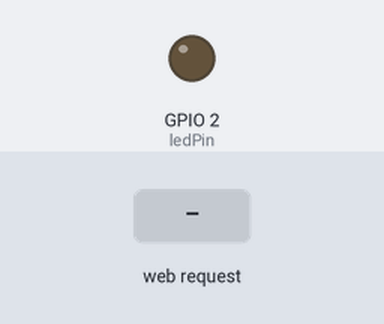
Bench run of a sketch on a simulated ESP32. Shown: output pins drawn as LEDs (lit = HIGH). The inputs (shaded band) are chosen by the test bench. WiFi joins after 1.5 s; servers stay silent unless stated; what the sketch prints to the serial monitor is not drawn.

Above: at 3.2 s.
3.3 s: HTTP request GET /holdled/start received
At 3.8 s:
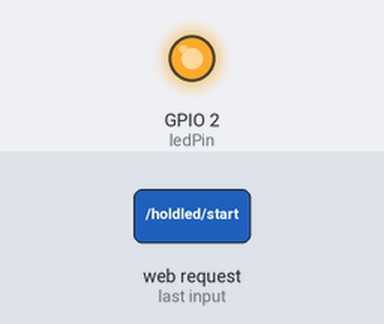
4.8 s: HTTP request GET /holdled/stop received
At 6.1 s:
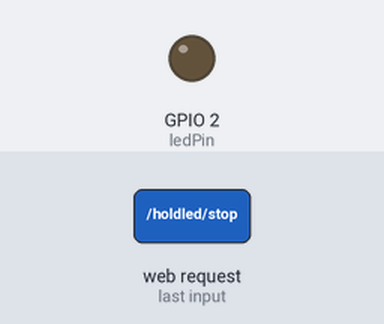
Timing chart, 0 to 7.8 s (numbered marks = the images above; inputs shaded):
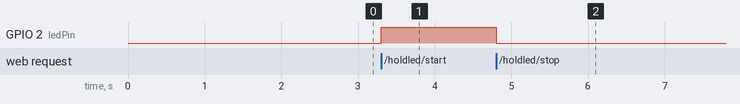

Measured:
- after the input at 3.3 s, GPIO 2 (ledPin): LOW → HIGH at once
- after the input at 4.8 s, GPIO 2 (ledPin): HIGH → LOW at once

The sketch:

sketch_jul30a.ino
```cpp
#include <esp_now.h>
#include <WiFi.h>
#include "ESPAsyncWebServer.h"
#include <Arduino_JSON.h>

// Replace with your network credentials (STATION)
const char* ssid = "iPhone (8)";
const char* password = "1678namning";

// Structure example to receive data
// Must match the sender structure
typedef struct struct_message {
  int id;
  float temp;
  float hum;
  unsigned int readingId;
} struct_message;

struct_message incomingReadings;

JSONVar board;

AsyncWebServer server(80);
AsyncEventSource events("/events");

const int ledPin = 2; // Built-in LED pin
const int buttonPin = 4; // GPIO 4 used as the button input
bool ledState = false; // LED state (OFF by default)

// Variables to implement hold button functionality
bool buttonState = false;
bool ledHoldState = false;
unsigned long buttonPressStartTime = 0;
const unsigned long HOLD_DURATION_MS = 1000;

// callback function that will be executed when data is received
void OnDataRecv(const uint8_t * mac_addr, const uint8_t *incomingData, int len) {
  // ... (existing callback code)
}

const char index_html[] PROGMEM = R"rawliteral(
<!DOCTYPE HTML><html>
<head>
  <title>ESP-NOW DASHBOARD</title>
  <meta name="viewport" content="width=device-width, initial-scale=1">
  <link rel="stylesheet" href="https://use.fontawesome.com/releases/v5.7.2/css/all.css" integrity="sha384-fnmOCqbTlWIlj8LyTjo7mOUStjsKC4pOpQbqyi7RrhN7udi9RwhKkMHpvLbHG9Sr" crossorigin="anonymous">
  <link rel="icon" href="data:,">
  <style>
    /* ... (existing CSS styles) ... */
  </style>
</head>
<body>
  <div class="topnav">
    <h3>ESP-NOW DASHBOARD</h3>
  </div>
  <div class="content">
    <div class="cards">
      <!-- New card for the LED control -->
      <div class="card">
        <h4><i class="fas fa-lightbulb sensor-icon"></i> LED Control</h4>
        <p class="led-status">LED Status: <span id="ledStatus">OFF</span></p>
        <button class="led-btn" onmousedown="startHoldLED()" onmouseup="stopHoldLED()" onmouseleave="stopHoldLED()">Hold to Turn On</button>
      </div>
    </div>
  </div>
  <script>
    // Function to update LED status when an event is received
    function updateLEDStatus(status) {
      document.getElementById("ledStatus").innerHTML = status;
    }

    // Function to handle LED state change event
    function handleLEDState(state) {
      updateLEDStatus(state);
    }

    // Function to start holding the button (turning on the LED)
    function startHoldLED() {
      fetch('/holdled/start')
        .then(response => response.text())
        .then(data => {
          console.log(data);
          updateLEDStatus(data);
        });
    }

    // Function to stop holding the button (turning off the LED)
    function stopHoldLED() {
      fetch('/holdled/stop')
        .then(response => response.text())
        .then(data => {
          console.log(data);
          updateLEDStatus(data);
        });
    }

    // Establish a server-sent events (SSE) connection with the server
    const eventSource = new EventSource('/events');
    eventSource.onmessage = function(event) {
      const eventData = JSON.parse(event.data);
      if (eventData.event === "led_state") {
        handleLEDState(eventData.data);
      }
    };
  </script>
</body>
</html>)rawliteral";

void setup() {
  Serial.begin(115200);

  pinMode(ledPin, OUTPUT);
  digitalWrite(ledPin, LOW);

  pinMode(buttonPin, INPUT_PULLUP);

  WiFi.mode(WIFI_AP_STA);

  WiFi.begin(ssid, password);
  while (WiFi.status() != WL_CONNECTED) {
    delay(1000);
    Serial.println("Setting as a Wi-Fi Station..");
  }
  Serial.print("Station IP Address: ");
  Serial.println(WiFi.localIP());
  Serial.print("Wi-Fi Channel: ");
  Serial.println(WiFi.channel());

  if (esp_now_init() != ESP_OK) {
    Serial.println("Error initializing ESP-NOW");
    return;
  }

  esp_now_register_recv_cb(OnDataRecv);

  server.on("/", HTTP_GET, [](AsyncWebServerRequest *request){
    request->send_P(200, "text/html", index_html);
  });

  server.on("/toggleled", HTTP_GET, [](AsyncWebServerRequest *request){
    // Toggle the LED state when the button is released after a hold
    if (buttonState && ledHoldState) {
//      ledState = !ledState;
      digitalWrite(ledPin, ledState ? HIGH : LOW);
      events.send(String(ledState ? "ON" : "OFF").c_str(), "led_state", millis());
      ledHoldState = false;
      request->send(200, "text/plain", ledState ? "ON" : "OFF");
//      digitalWrite(2,LOW);
    } else {
      // If the button is not being held, respond with the current LED state
      request->send(200, "text/plain", ledState ? "ON" : "OFF");
//      digitalWrite(2,LOW);
    }
  });

  // New route to handle starting the hold (turning on the LED)
  server.on("/holdled/start", HTTP_GET, [](AsyncWebServerRequest *request){
    if (!buttonState) {
      // Start the button press timing
      buttonState = true;
      buttonPressStartTime = millis();
      ledHoldState = false;
    }
    request->send(200, "text/plain", "Holding LED...");
    digitalWrite(2,HIGH);
  });

  // New route to handle stopping the hold (turning off the LED)
  server.on("/holdled/stop", HTTP_GET, [](AsyncWebServerRequest *request){
    if (buttonState) {
      // Check the button press duration to determine if it's a hold
      unsigned long buttonPressDuration = millis() - buttonPressStartTime;
      if (buttonPressDuration >= HOLD_DURATION_MS) {
        // Hold duration detected, set the LED hold state
        ledHoldState = true;
      }
      buttonState = false;
    }
    request->send(200, "text/plain", ledHoldState ? "ON" : "OFF");
    digitalWrite(2,LOW);
  });

  events.onConnect([](AsyncEventSourceClient *client){
    // Send the initial LED state when a client connects
    events.send(String(ledState ? "ON" : "OFF").c_str(), "led_state", millis());
  });
  server.addHandler(&events);
  server.begin();
}

void loop() {
  // No need to handle LED control here since it's already handled in the server code
}
```
